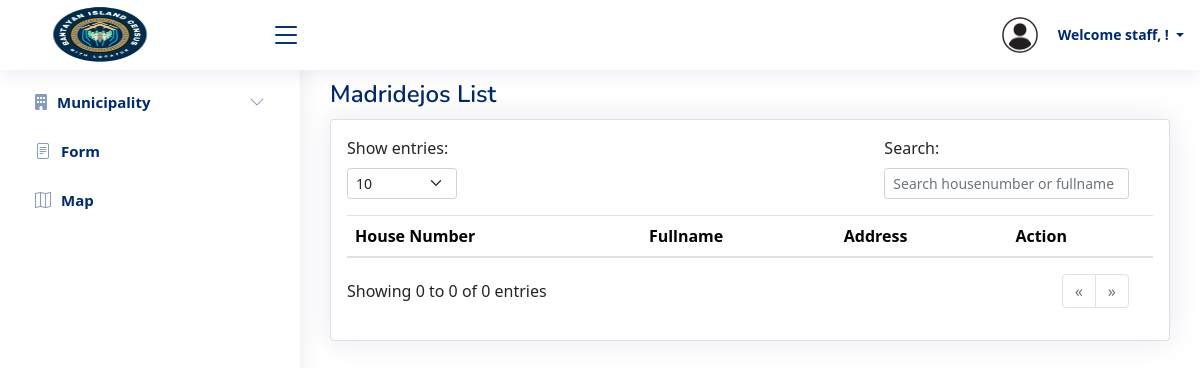
Page /staff/madridejos.php on the earlier database version.
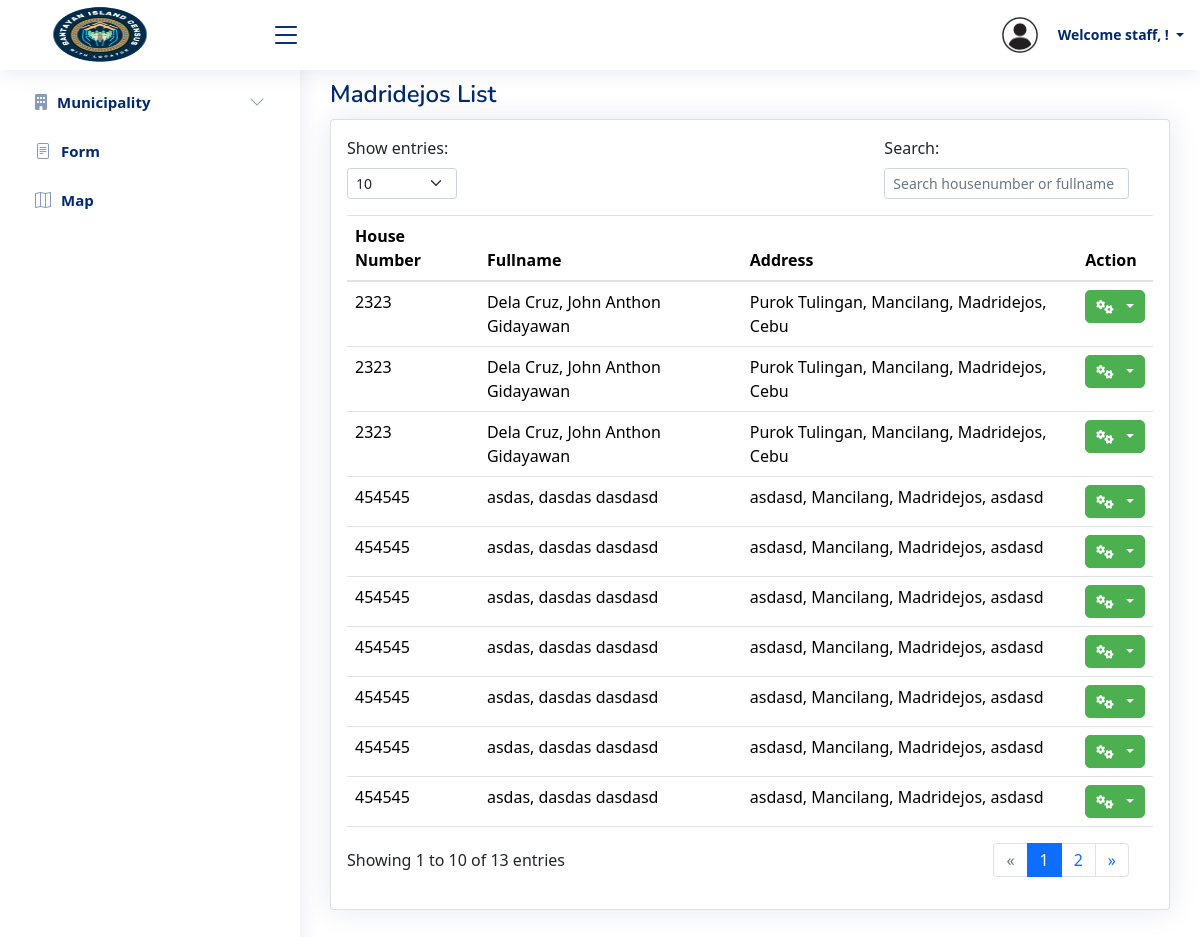
Same page on the later database version.
### tables this page shows
CREATE TABLE `house_leader` (
  `id` int(11) NOT NULL,
  `house_number` varchar(50) DEFAULT NULL,
  `lastname` varchar(50) DEFAULT NULL,
  `firstname` varchar(50) DEFAULT NULL,
  `middlename` varchar(50) DEFAULT NULL,
  `exname` varchar(20) DEFAULT NULL,
  `province` varchar(50) DEFAULT NULL,
  `municipality` varchar(50) DEFAULT NULL,
  `barangay` varchar(50) DEFAULT NULL,
  `purok` varchar(50) DEFAULT NULL,
  `dob` date DEFAULT NULL,
  `sex` enum('Male','Female','Other') DEFAULT NULL,
  `age` int(11) DEFAULT NULL,
  `occupation` varchar(100) DEFAULT NULL,
  `lcro` varchar(100) DEFAULT NULL,
  `marital_status` varchar(20) DEFAULT NULL,
  `contact_number` varchar(20) DEFAULT NULL,
  `religion` varchar(50) DEFAULT NULL
);

### staff/madridejos.php (the view, shortened to what the changed rows need)
<?php
include 'header.php';
include '../database/db_connect.php';
$highlightHouseNumber = isset($_GET['highlight']) ? $_GET['highlight'] : null;
$page = isset($_GET['page']) ? (int) $_GET['page'] : 1;
$limit = isset($_GET['limit']) ? (int) $_GET['limit'] : 10;
$start = ($page - 1) * $limit;
$total_query = "SELECT COUNT(*) as total FROM house_leader WHERE municipality = 'Madridejos'";
$total_result = mysqli_query($conn, $total_query);
$total_row = mysqli_fetch_assoc($total_result);
$total_rows = $total_row['total'];
$total_pages = ceil($total_rows / $limit);
$query = "SELECT id, house_number,
          CONCAT(lastname, ', ', firstname, ' ', COALESCE(middlename, '')) AS fullname,
          CONCAT(purok, ', ', barangay, ', ', municipality, ', ', province) AS address
          FROM house_leader
          WHERE municipality = 'Madridejos'";
$query .= " LIMIT $start, $limit";
$result = mysqli_query($conn, $query);
$start_entry = ($total_rows > 0) ? $start + 1 : 0;
$end_entry = min($start + $limit, $total_rows);
?>
   <link rel="stylesheet" href="https://stackpath.bootstrapcdn.com/bootstrap/4.5.2/css/bootstrap.min.css">
<link href="https://cdn.jsdelivr.net/npm/bootstrap@5.1.3/dist/css/bootstrap.min.css" rel="stylesheet">
<link href="https://cdnjs.cloudflare.com/ajax/libs/font-awesome/6.0.0-beta3/css/all.min.css" rel="stylesheet">
<main id="main" class="main">
<div class="pagetitle">
    <h1>Madridejos List</h1>
  </div>
  <section class="sections">
        <div class="row">
            <div class="col-lg-12">
                <div class="card">
                    <div class="card-body">
                        <div class="row mb-3">
                        <div class="table-responsive">
                        <table id="dataTable" class="table">
                                <thead>
                                    <tr>
                                        <th>House Number</th>
                                        <th>Fullname</th>
                                        <th>Address</th>
                                        <th>Action</th>
                                    </tr>
                                </thead>
                                <tbody>
                                    <?php while ($row = mysqli_fetch_assoc($result)) : ?>
                                        <tr class="<?= $row['house_number'] == $highlightHouseNumber ? 'highlight-term' : '' ?>">
                                            <td><?= htmlspecialchars($row['house_number']) ?></td>
                                            <td><?= htmlspecialchars($row['fullname']) ?></td>
                                            <td><?= htmlspecialchars($row['address']) ?></td>
                                            <td>
                                                <div class="dropdown">
                                                    <button class="btn btn-sm btn-secondary dropdown-toggle custom-dropdown-btn" type="button" id="dropdownMenuButton<?= $row['id'] ?>" data-bs-toggle="dropdown" aria-expanded="false">
                                                        <i class="fas fa-cogs"></i>
                                                    </button>
                                                </div>
                                            </td>
                                        </tr>
                                    <?php endwhile; ?>
                                </tbody>
                            </table>
                        </div>
<div class="row align-items-center">
    <div class="col-md-6 col-12 text-center text-md-start mb-2 mb-md-0">
        Showing <?= $start_entry ?> to <?= $end_entry ?> of <?= $total_rows ?> entries
    </div>
    <div class="col-md-6 col-12">
        <nav aria-label="Page navigation">
            <ul class="pagination justify-content-center justify-content-md-end">
                <?php for ($i = 1; $i <= $total_pages; $i++) : ?>
                    <li class="page-item <?= $i == $page ? 'active' : '' ?>">
                        <a class="page-link" href="?page=<?= $i ?>&limit=<?= $limit ?>"><?= $i ?></a>
                    </li>
                <?php endfor; ?>
                <li class="page-item <?= $page >= $total_pages ? 'disabled' : '' ?>">
                    <a class="page-link" href="?page=<?= min($total_pages, $page + 1) ?>&limit=<?= $limit ?>" aria-label="Next">
                        <span aria-hidden="true">&raquo;</span>
                    </a>
                </li>
            </ul>
        </nav>
    </div>
</div>
                    </div>
                </div>
            </div>
        </div>
    </section>
</main>
</body>
</html>

Differences in the rows shown:
added house_leader: house_number "2323", fullname "Dela Cruz, John Anthon Gidayawan", address "Purok Tulingan, Mancilang, Madridejos, Cebu"
added house_leader: house_number "2323", fullname "Dela Cruz, John Anthon Gidayawan", address "Purok Tulingan, Mancilang, Madridejos, Cebu"
added house_leader: house_number "2323", fullname "Dela Cruz, John Anthon Gidayawan", address "Purok Tulingan, Mancilang, Madridejos, Cebu"
added house_leader: house_number "454545", fullname "asdas, dasdas dasdasd", address "asdasd, Mancilang, Madridejos, asdasd"
added house_leader: house_number "454545", fullname "asdas, dasdas dasdasd", address "asdasd, Mancilang, Madridejos, asdasd"
added house_leader: house_number "454545", fullname "asdas, dasdas dasdasd", address "asdasd, Mancilang, Madridejos, asdasd"
added house_leader: house_number "454545", fullname "asdas, dasdas dasdasd", address "asdasd, Mancilang, Madridejos, asdasd"
added house_leader: house_number "454545", fullname "asdas, dasdas dasdasd", address "asdasd, Mancilang, Madridejos, asdasd"
added house_leader: house_number "454545", fullname "asdas, dasdas dasdasd", address "asdasd, Mancilang, Madridejos, asdasd"
added house_leader: house_number "454545", fullname "asdas, dasdas dasdasd", address "asdasd, Mancilang, Madridejos, asdasd"
Other differences:
$start_entry: "0" → "1"
$end_entry: "0" → "10"
$total_rows: "0" → "13"
new list line: "1"
new list line: "2"
